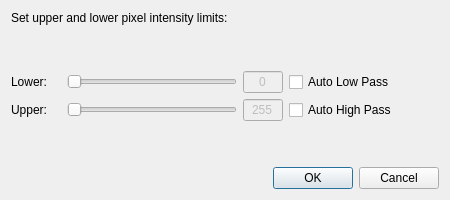
<?xml version="1.0" encoding="UTF-8"?>
<ui version="4.0">
 <class>Dialog</class>
 <widget class="QDialog" name="Dialog">
  <property name="geometry">
   <rect>
    <x>0</x>
    <y>0</y>
    <width>450</width>
    <height>200</height>
   </rect>
  </property>
  <property name="minimumSize">
   <size>
    <width>450</width>
    <height>200</height>
   </size>
  </property>
  <property name="maximumSize">
   <size>
    <width>450</width>
    <height>200</height>
   </size>
  </property>
  <property name="windowTitle">
   <string>Band pass filter settings</string>
  </property>
  <layout class="QVBoxLayout" name="verticalLayout">
   <item>
    <widget class="QLabel" name="label">
     <property name="text">
      <string>Set upper and lower pixel intensity limits:</string>
     </property>
    </widget>
   </item>
   <item>
    <spacer>
     <property name="orientation">
      <enum>Qt::Vertical</enum>
     </property>
     <property name="sizeHint" stdset="0">
      <size>
       <width>332</width>
       <height>16</height>
      </size>
     </property>
    </spacer>
   </item>
   <item>
    <layout class="QHBoxLayout" name="horizontalLayout">
     <item>
      <widget class="QLabel" name="label_3">
       <property name="sizePolicy">
        <sizepolicy hsizetype="Fixed" vsizetype="Preferred">
         <horstretch>0</horstretch>
         <verstretch>0</verstretch>
        </sizepolicy>
       </property>
       <property name="minimumSize">
        <size>
         <width>40</width>
         <height>0</height>
        </size>
       </property>
       <property name="maximumSize">
        <size>
         <width>50</width>
         <height>16777215</height>
        </size>
       </property>
       <property name="text">
        <string>Lower:</string>
       </property>
      </widget>
     </item>
     <item>
      <widget class="QSlider" name="thresholdLower">
       <property name="sizePolicy">
        <sizepolicy hsizetype="Fixed" vsizetype="Fixed">
         <horstretch>0</horstretch>
         <verstretch>0</verstretch>
        </sizepolicy>
       </property>
       <property name="minimumSize">
        <size>
         <width>170</width>
         <height>0</height>
        </size>
       </property>
       <property name="orientation">
        <enum>Qt::Horizontal</enum>
       </property>
      </widget>
     </item>
     <item>
      <widget class="QLineEdit" name="thresholdLowerLabel">
       <property name="enabled">
        <bool>false</bool>
       </property>
       <property name="sizePolicy">
        <sizepolicy hsizetype="Fixed" vsizetype="Fixed">
         <horstretch>0</horstretch>
         <verstretch>0</verstretch>
        </sizepolicy>
       </property>
       <property name="maximumSize">
        <size>
         <width>40</width>
         <height>16777215</height>
        </size>
       </property>
       <property name="text">
        <string>0</string>
       </property>
       <property name="alignment">
        <set>Qt::AlignCenter</set>
       </property>
      </widget>
     </item>
     <item>
      <widget class="QCheckBox" name="autoLow">
       <property name="minimumSize">
        <size>
         <width>50</width>
         <height>0</height>
        </size>
       </property>
       <property name="layoutDirection">
        <enum>Qt::LeftToRight</enum>
       </property>
       <property name="text">
        <string>Auto Low Pass</string>
       </property>
      </widget>
     </item>
    </layout>
   </item>
   <item>
    <layout class="QHBoxLayout" name="layoutWidget_3">
     <item>
      <widget class="QLabel" name="label_4">
       <property name="sizePolicy">
        <sizepolicy hsizetype="Fixed" vsizetype="Preferred">
         <horstretch>0</horstretch>
         <verstretch>0</verstretch>
        </sizepolicy>
       </property>
       <property name="minimumSize">
        <size>
         <width>50</width>
         <height>0</height>
        </size>
       </property>
       <property name="maximumSize">
        <size>
         <width>50</width>
         <height>16777215</height>
        </size>
       </property>
       <property name="text">
        <string>Upper:</string>
       </property>
      </widget>
     </item>
     <item>
      <widget class="QSlider" name="thresholdUpper">
       <property name="sizePolicy">
        <sizepolicy hsizetype="Fixed" vsizetype="Fixed">
         <horstretch>0</horstretch>
         <verstretch>0</verstretch>
        </sizepolicy>
       </property>
       <property name="minimumSize">
        <size>
         <width>170</width>
         <height>0</height>
        </size>
       </property>
       <property name="orientation">
        <enum>Qt::Horizontal</enum>
       </property>
      </widget>
     </item>
     <item>
      <widget class="QLineEdit" name="thresholdUpperLabel">
       <property name="enabled">
        <bool>false</bool>
       </property>
       <property name="sizePolicy">
        <sizepolicy hsizetype="Fixed" vsizetype="Fixed">
         <horstretch>0</horstretch>
         <verstretch>0</verstretch>
        </sizepolicy>
       </property>
       <property name="maximumSize">
        <size>
         <width>40</width>
         <height>16777215</height>
        </size>
       </property>
       <property name="text">
        <string>255</string>
       </property>
       <property name="alignment">
        <set>Qt::AlignCenter</set>
       </property>
      </widget>
     </item>
     <item>
      <widget class="QCheckBox" name="autoHigh">
       <property name="minimumSize">
        <size>
         <width>50</width>
         <height>0</height>
        </size>
       </property>
       <property name="layoutDirection">
        <enum>Qt::LeftToRight</enum>
       </property>
       <property name="text">
        <string>Auto High Pass</string>
       </property>
      </widget>
     </item>
    </layout>
   </item>
   <item>
    <spacer>
     <property name="orientation">
      <enum>Qt::Vertical</enum>
     </property>
     <property name="sizeHint" stdset="0">
      <size>
       <width>332</width>
       <height>16</height>
      </size>
     </property>
    </spacer>
   </item>
   <item>
    <widget class="QDialogButtonBox" name="buttonBox">
     <property name="orientation">
      <enum>Qt::Horizontal</enum>
     </property>
     <property name="standardButtons">
      <set>QDialogButtonBox::Cancel|QDialogButtonBox::Ok</set>
     </property>
    </widget>
   </item>
  </layout>
  <zorder>label</zorder>
  <zorder>buttonBox</zorder>
  <zorder>label_3</zorder>
 </widget>
 <resources/>
 <connections>
  <connection>
   <sender>buttonBox</sender>
   <signal>accepted()</signal>
   <receiver>Dialog</receiver>
   <slot>accept()</slot>
   <hints>
    <hint type="sourcelabel">
     <x>248</x>
     <y>254</y>
    </hint>
    <hint type="destinationlabel">
     <x>157</x>
     <y>274</y>
    </hint>
   </hints>
  </connection>
  <connection>
   <sender>buttonBox</sender>
   <signal>rejected()</signal>
   <receiver>Dialog</receiver>
   <slot>reject()</slot>
   <hints>
    <hint type="sourcelabel">
     <x>316</x>
     <y>260</y>
    </hint>
    <hint type="destinationlabel">
     <x>286</x>
     <y>274</y>
    </hint>
   </hints>
  </connection>
 </connections>
</ui>
